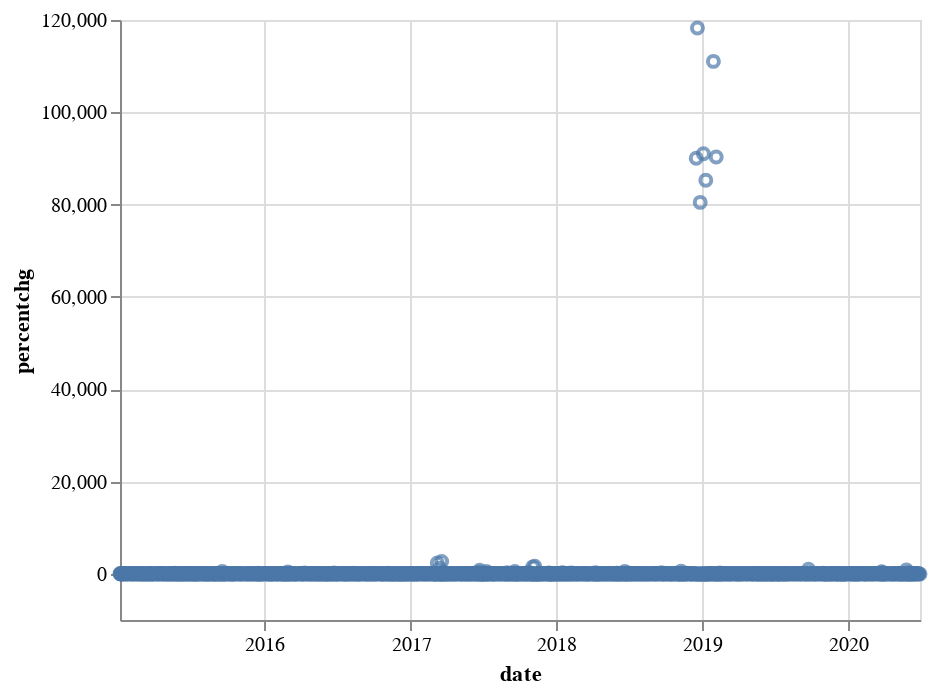

Write notebook code for a chart like this one.
### Code cell
altdata_volpercentchg = boolean_shock(10, bse_data, 'volume')
altdata_volpercentchg.reset_index(inplace=True)
altdata_volpercentchg.rename(columns={list(altdata_volpercentchg)[0]:'date'}, inplace=True)
alt.Chart(altdata_volpercentchg).mark_point().encode(
    x='date',
    y='percentchg'
)

### Figure 1 — Vega-Lite specification as saved in the notebook (floating-point values rounded to 4 significant figures; data arrays with more than 128 entries replaced by an {"elided": "..."} marker saying what was removed)
{"config": {"view": {"continuousWidth": 400, "continuousHeight": 300}}, "data": {"name": "data-90c26f0ca6232d33e53aa5efd3cd407d"}, "mark": "point", "encoding": {"x": {"type": "temporal", "field": "date"}, "y": {"type": "quantitative", "field": "percentchg"}}, "$schema": "https://vega.github.io/schema/vega-lite/v4.8.1.json", "datasets": {"data-90c26f0ca6232d33e53aa5efd3cd407d": {"elided": "1344 records"}}}
